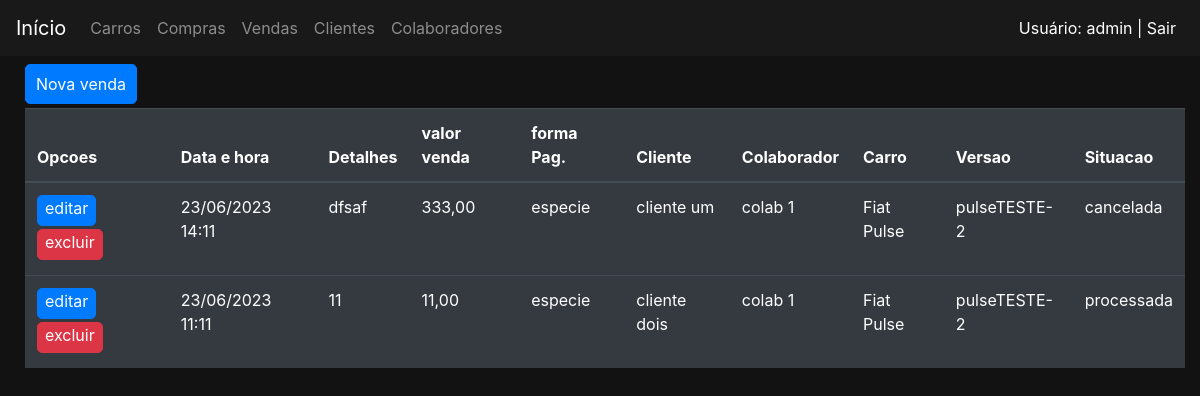
Page /vendas/ (signed in) on the committed database.
### vendas/models.py (models this page shows, shortened)
class Venda(models.Model):
    class Meta:
        permissions = (
            ('permissao_gerente', 'permissao gerente'),
            ('permissao_supervisor', 'permissao supervisor'),
            ('permissao_vendedor', 'permissao vendedor'),
            ('permissao_funcionario', 'permissao todos funcionarios'),
        )
    situacaoChoices = (
        ('P', 'processada'),
        ('C', 'cancelada'),
        ('F', 'finalizada'),
    )
    formaPagamentoChoices = (
        ('e','especie'),
        ('t','transferencia bancaria'),
        ('c','consorcio'),
    )
    dataHora = models.DateTimeField()
    detalhes = models.CharField(max_length=50)
    valorVenda = models.DecimalField(max_digits=15, decimal_places=2, verbose_name='Valor')
    formaPagamento = models.CharField(max_length=1, choices=formaPagamentoChoices, verbose_name='Pagamento')
    cliente = models.ForeignKey(Cliente, on_delete=models.DO_NOTHING)
    colaborador = models.ForeignKey(Colaborador, on_delete=models.DO_NOTHING)
    versao = models.ForeignKey(Versao, on_delete=models.DO_NOTHING)
    situacao = models.CharField(max_length=1, choices=situacaoChoices)

### clientes/models.py (models this page shows)
class Cliente(Pessoa):
    renda = models.DecimalField(max_digits=15, decimal_places=2, verbose_name='renda')
    profissao = models.CharField(max_length=20, verbose_name='profissao')
    class Meta:
        permissions = (
            ('permissao_gerente', 'permissao gerente'),
            ('permissao_supervisor', 'permissao supervisor'),
            ('permissao_vendedor', 'permissao vendedor'),
            ('permissao_funcionario', 'permissao todos funcionarios'),
        )
    def __str__(self) -> str:
        return self.nomeCompleto

### colaboradores/models.py (models this page shows)
class Colaborador(Pessoa):
    class Meta:
        verbose_name_plural = 'Colaboradores'
        permissions = (
            ('permissao_gerente', 'permissao gerente'),
            ('permissao_supervisor', 'permissao supervisor'),
            ('permissao_vendedor', 'permissao vendedor'),
            ('permissao_funcionario', 'permissao todos funcionarios'),
        )
    situacaoVinculoChoices = (
        ('A','Ativo'),
        ('I','Inativo'),
    )
    cargoAtualChoices = (
        ('V','vendedor'),
        ('S','supervisor'),
        ('G','gerente'),
    )
    funcaoAtualChoices = (
        ('N','Normal'),
        ('C','Comissionada'),
    )
    tipoVinculoChoices = (
        ('E','Experiencia'),
        ('C','Contratado'),
    )
    ctps = models.IntegerField()
    pis = models.IntegerField()
    nomePai = models.CharField(max_length=50, verbose_name='Pai')
    nomeMae = models.CharField(max_length=50, verbose_name='Mae')
    tipoVinculo = models.CharField(max_length=1, choices=tipoVinculoChoices, verbose_name='Tipo vinculo')
    cargoAtual = models.CharField(max_length=1, choices=cargoAtualChoices, verbose_name='Cargo atual')
    funcaoAtual = models.CharField(max_length=1, choices=funcaoAtualChoices, verbose_name='Funcao atual')
    salarioAtual = models.DecimalField(max_digits=15, decimal_places=2, verbose_name='Salario atual')
    dataAdmissao = models.DateField( verbose_name='Admissao')
    dataDesligamento = models.DateField(null=True, verbose_name='Desligamento')
    situacaoVinculo = models.CharField(max_length=1, choices=situacaoVinculoChoices, verbose_name='Situacao  vinculo')

### carros/models.py (models this page shows, shortened)
class Versao(models.Model):
    carro = models.ForeignKey(Carro, on_delete=models.DO_NOTHING)
    nome = models.CharField(max_length=50, unique=True)
    motor = models.ForeignKey(Motor, on_delete=models.DO_NOTHING)
    combustivel = models.ForeignKey(Combustivel, on_delete=models.DO_NOTHING)
    direcao = models.ForeignKey(Direcao, on_delete=models.DO_NOTHING)
    seguranca = models.ManyToManyField(Seguranca, related_name="versao_seguranca", blank=True)
    acessorio = models.ManyToManyField(Acessorio, related_name="versao_acessorio", blank=True)
    imagem = models.ImageField(upload_to='carros', blank=True, null=True)
    ano = models.IntegerField(default='2023')
    modelo = models.IntegerField(default='2023')
    estoque = models.IntegerField(default=0)
    slugVersao = models.SlugField(unique=True, null=True, blank=True)
    class Meta:
        permissions = (
            ('permissao_gerente', 'permissao gerente'),
            ('permissao_supervisor', 'permissao supervisor'),
            ('permissao_vendedor2', 'permissao vendedor'),
            ('permissao_funcionario', 'permissao todos funcionarios'),
        )
    def __str__(self):
        return self.nome
    class Meta:
        verbose_name_plural = 'Versoes'

class Carro(models.Model):
    nome = models.CharField(max_length=30, unique=True)
    slugCarro = models.SlugField(unique=True, null=True, blank=True)
    def __str__(self) -> str:
        return self.nome
    class Meta:
        permissions = (
            ('permissao_gerente', 'permissao gerente'),
            ('permissao_supervisor', 'permissao supervisor'),
            ('permissao_vendedor', 'permissao vendedor'),
            ('permissao_funcionario', 'permissao todos funcionarios'),
        )

### vendas/views.py (the view)
# urls.py: path('', views.VendasListar.as_view(), name='listar'),
class VendasListar(RedirectPermissionRequiredMixin, ListView):
    model = Venda
    template_name = 'vendas/vendas.html'
    permission_required = 'vendas.permissao_funcionario'
    paginate_by = 10

### pessoas/models.py (called while the page is built)
    def __str__(self) -> str:
        return self.nomeCompleto

### vendas/templates/vendas/vendas.html (shortened to what this page needs)
{% extends 'base.html' %}
{% block pagination %}
    <div class="container">
        <div class="row">
            <div class="col-md-3">
                <a href="{% url 'vendas:criar' %}" class=" btn btn-primary botao">Nova venda</a>
            </div>
        </div>
    </div>
{% endblock %}
{% block 'body' %}
    <div class="container">
        <div class="row">
            <div class="col-md">
                <table class="table table-dark">
                    <thead>
                        <tr>
                            <th scope="col">Opcoes</th>
                            <th scope="col">Data e hora</th>
                            <th scope="col">Detalhes</th>
                            <th scope="col">valor venda</th>
                            <th scope="col">forma Pag.</th>
                            <th scope="col">Cliente</th>
                            <th scope="col">Colaborador</th>
                            <th scope="col">Carro</th>
                            <th scope="col">Versao</th>
                            <th scope="col">Situacao</th>
                        </tr>
                    </thead>
                    <tbody>
                        {% for venda in venda_list %}
                            <tr>
                                <td>
                                    <a href="{% url 'vendas:editar' venda.pk %}" class="btn btn-primary botao_tabela">editar</a>
                                    <a href="{% url 'vendas:excluir' venda.pk %}" class="btn btn-danger botao_tabela">excluir</a>
                                </td>
                                <td>{{venda.dataHora|date:"d/m/Y H:i"}}</td>
                                <td>{{venda.detalhes}}</td>
                                <td>{{venda.valorVenda}}</td>
                                <td>{{venda.get_formaPagamento_display}}</td>
                                <td>{{venda.cliente}}</td>
                                <td>{{venda.colaborador}}</td>
                                <td>{{venda.versao.carro}}</td>
                                <td>{{venda.versao}}</td>
                                <td>{{venda.get_situacao_display}}</td>
                            </tr>
                        {% endfor %}
                    </tbody>
                </table>
            </div>
        </div>
    </div>
{% endblock %}

### templates/base.html (shortened to what this page needs)
{% load static %}
<!doctype html>
<html lang="pt-BR">
  <head>
    <link rel="stylesheet" href="https://cdn.jsdelivr.net/npm/bootstrap@4.6.2/dist/css/bootstrap.min.css">
    <link rel="stylesheet" href=" {% static 'css/css.css' %}">
  </head>
  <body class="fundo">
    <nav class="navbar navbar-expand-lg navbar-dark bg-nav">
      <a class="navbar-brand" href="/">Início</a>
      <div class="collapse navbar-collapse" id="navbarNav">
        <ul class="navbar-nav">
          <li class="nav-item">
            <a class="nav-link" href="{% url 'carros:listar' %}">Carros</a>
          </li>
          <li class="nav-item">
            <a class="nav-link" href=" {% url 'compras:listar' %}">Compras<span class="sr-only">(current)</span></a>
          </li>
          <li class="nav-item">
            <a class="nav-link" href=" {% url 'vendas:listar' %}">Vendas <span class="sr-only">(current)</span></a>
          </li>
          <li class="nav-item">
            <a class="nav-link" href="{% url 'clientes:listar' %}">Clientes</span></a>
          </li>
          <li class="nav-item">
            <a class="nav-link" href="{% url 'colaboradores:listar' %}">Colaboradores</a>
          </li>
        </ul>
        <ul class="navbar-nav ml-auto">
          <li class="nav-item">
            {% if user.is_authenticated %}
              <a class="nav-link" href="{% url 'logout' %}" style="color:white">Usuário: {{ user.get_username }} | Sair</a>
            {% else %}
              <a class="nav-link" href="{% url 'login' %}" style="color:white">Entrar</a>
            {% endif %}
          </li>
        </ul>
      </div>
    </nav>
    {% block pagination %}{% endblock %}
    {% block 'body' %}{% endblock %}
  </body>
</html>

### templates/static/css/css.css (style rules this page uses)
.fundo { background-color: #121212; color: white; }
.bg-nav { position: fixed; left:0; top: 0; width: 100%; z-index: 9999; background-color: #191919; margin-bottom: 5px; margin-block-end: 10px; }
.container { max-width: 1300px; }
body { margin-top: 30px; padding-top: 30px; margin-left: 10px; }
a { color:white; }
.botao { display: inline-block; padding: 7px 10px; border-radius: 5px; margin-bottom: 4px; margin-right: 4px; margin-top: 4px; }
.botao_tabela { display: inline-block; padding: 7px 7px; border-radius: 5px; margin-top: 0px; margin-bottom: 3px; padding-top: 0px; padding-bottom: 5px; }
.navbar-nav.ml-auto { margin-right: 0; }

### rows in the picture
Venda: dataHora "23/06/2023 14:11", detalhes "dfsaf", valorVenda "333,00", formaPagamento "especie", cliente "cliente um", colaborador "colab 1", versao.carro "Fiat Pulse", versao "pulseTESTE-2", situacao "cancelada"
Venda: dataHora "23/06/2023 11:11", detalhes "11", valorVenda "11,00", formaPagamento "especie", cliente "cliente dois", colaborador "colab 1", versao.carro "Fiat Pulse", versao "pulseTESTE-2", situacao "processada"

### other values in the picture
{{ user.get_username }} "admin"
